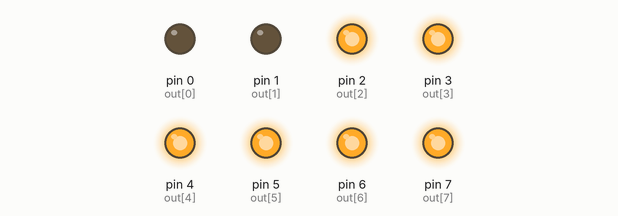
Recording of a sketch running on a simulated Arduino Uno, built with avr-gcc and run on an emulated ATmega328P. Shown: output pins drawn as LEDs (lit = HIGH).

Above: at 0.2 s.
At 1.7 s:
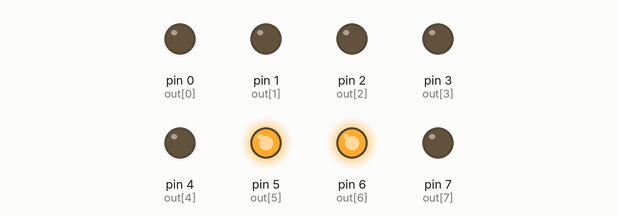
Timing chart, 0 to 3.0 s (numbered marks = the images above):
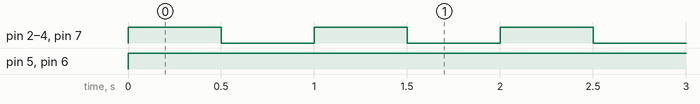

The sketch:

LED_PATTERN.ino
```cpp
const int out[]={0,1,2,3,4,5,6,7};

unsigned char k=0;

void setup() {

for(int i=0;i<8;i++)
{
  pinMode(out[i],OUTPUT);
}
}

void loop() {
for(int j=2;j<8;j++)
{
 digitalWrite(out[j],HIGH);
}

delay(500);

for(int j=2;j<8;j++)
{
 digitalWrite(out[j],LOW);
}

for(int j=5;j<7;j++)
{
 digitalWrite(out[j],HIGH);
}

delay(500);

}
```

Measured:
- by itself, pin 2 (out[2]), pin 3 (out[3]), pin 4 (out[4]), pin 7 (out[7]): alternates HIGH for 0.50 s and LOW for 0.50 s
- by itself, pin 5 (out[5]), pin 6 (out[6]): LOW → HIGH at 0.00 s
